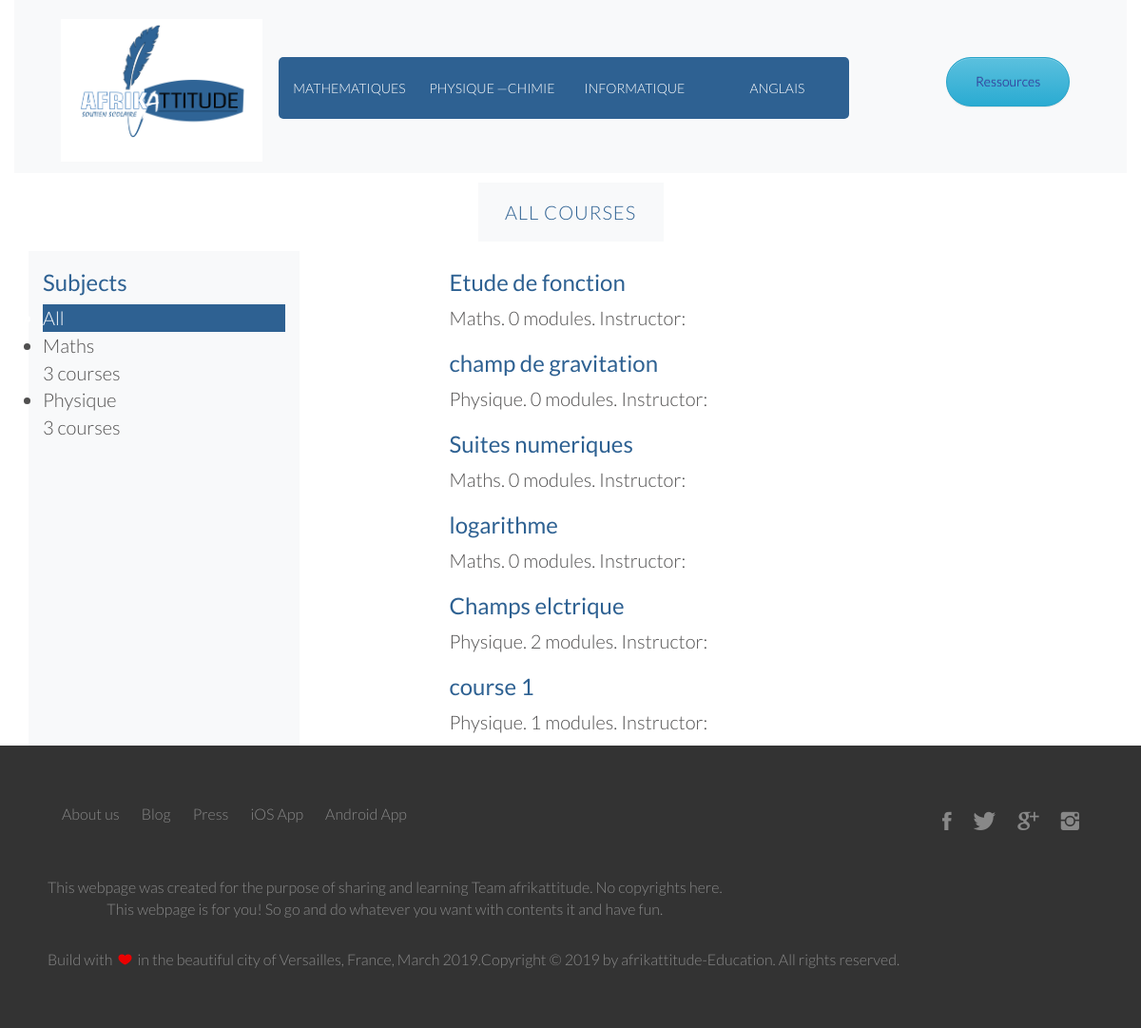
Page /courses/ on the committed database.
### courses/models.py (models this page shows, shortened)
class Subject(models.Model):
    title = models.CharField(max_length=50)
    description = models.CharField(max_length=500)
    pub_date = models.DateTimeField(auto_now=True)
    slug = models.SlugField(max_length=200, unique=True)
    class Meta:
        ordering = ('title',)
        verbose_name = 'Subject'
    def __str__(self):
        return self.title

class Course(models.Model):
    owner           = models.ForeignKey(User, on_delete=models.CASCADE, default=1)
    subject         = models.ForeignKey(Subject, related_name='courses', on_delete=models.CASCADE)
    title           = models.CharField(max_length=50)
    image           = models.ImageField(upload_to=upload_image_path, blank=True)
    description     = models.CharField(max_length=500)
    pub_date        = models.DateTimeField(auto_now=True)
    slug            = models.SlugField(max_length=200, unique=True)
    overview        = models.TextField(null=True, blank=True)
    created         = models.DateTimeField(auto_now_add=True)
    students        = models.ManyToManyField(User, related_name='course_joined', blank=True)
    class Meta:
        ordering = ['-created']

### courses/views.py (the view)
# urls.py: path('', CourseListView.as_view(), name='course_list'),
class CourseListView(TemplateResponseMixin, View):
    model = Course
    template_name   = "courses/list.html"
    def get(self, request, subject=None):
        subjects = cache.get('all_subjects')
        if not subjects:
            subjects = Subject.objects.annotate(total_courses=Count('courses'))
            cache.set('all_subjects', subjects)
        all_courses = Course.objects.annotate(total_modules=Count('modules'))
        if subject:
            subject = get_object_or_404(Subject, slug=subject)
            key = 'subject_{}_courses'.format(subject.id)
            courses = cache.get(key)
            if not courses:
                courses = all_courses.filter(subject=subject)
                cache.set(key, courses)
        else:
            courses = cache.get('all_courses')
            if not courses:
                courses = all_courses
                cache.set('all_courses', courses)
        return self.render_to_response({'subjects': subjects,
                                        'subject': subject,
                                        'courses': courses})

### courses/templates/courses/list.html (shortened to what this page needs)
{% extends "afrik_app/base.html" %}
{% block content %}
<div class="col-2 bg-light mx-auto">
  <h1 class="text-center">
    {% if subject %}
      {{subject.title}} courses
    {% else %}
      All courses
    {% endif %}
  </h1>
</div>
<div class="row">
  <div class="col-12 col-md-3 bg-light">
<div class="contents">
  <h3>Subjects</h3>
  <ul id="modules">
    <li {% if not subject %} class="selected"{% endif %}>
      <a href="{% url "course:course_list"%}"> All </a>
    </li>
    {% for s in subjects %}
      <li {% if subject == s %} class="selected"{%endif%}>
        <a href="{% url "course:course_list_subject" s.slug %}">
          {{s.title}}
          <br> <span>{{s.total_courses}} courses</span>
        </a>
      </li>
    {% endfor %}
  </ul>
</div>
</div>
<div class="col-12 col-md-6 mx-auto">
<div class="module">
  {% for course in courses %}
    {% with subject=course.subject %}
      <h3><a href="{% url "course:course_detail" course.slug%}">{{course.title}}</a></h3>
      <p>
        <a href="{% url "course:course_list_subject" subject.slug%}">{{subject}}</a>.
        {{course.total_modules}} modules.
        Instructor: {{course.owner.get_full_name}}
      </p>
    {% endwith %}
  {% endfor %}
</div>
</div>
</div>
{% endblock %}

### static/css/grid.css (style rules this page uses)
.row { zoom: 1; }
.row:before, .row:after { content:""; display:table; }
.row:after { clear:both; }

### static/css/afrik_app.css (style rules this page uses)
:root { --site-main-color: #2e6192; --tarifs-background: linear-gradient(#ECE9E6, #FFFFFF); }
* { margin: 0; padding: 0; box-sizing: border-box; }
html, body { background-color: #fff; color: #504f4f; font-family: 'Lato','Arial',sans-serif; font-weight: 300; font-size: 20px; text-rendering: optimizeLegibility; overflow-x: hidden; }
.row { margin: 0 auto; max-width: 1140px; }
h1 { padding: 20px 10px; margin-top: 10px; margin-bottom: 10px; color: var(--site-main-color); font-size: 100%; font-weight: 300; text-transform: uppercase; letter-spacing: 1px; }
h3 { text-align: left; margin-bottom: 10px; color: var(--site-main-color); }
a, a:hover, a:focus { color: inherit; text-decoration: none; transition: all 0.3s; }
.selected { color: #fff; background-color: var(--site-main-color); }

### rows in the picture
Subject: title "Maths", total_courses "3"
Subject: title "Physique", total_courses "3"
Course: title "Etude de fonction", subject "Maths", total_modules "0"
Course: title "champ de gravitation", subject "Physique", total_modules "0"
Course: title "Suites numeriques", subject "Maths", total_modules "0"
Course: title "logarithme", subject "Maths", total_modules "0"
Course: title "Champs elctrique", subject "Physique", total_modules "2"
Course: title "course 1", subject "Physique", total_modules "1"
